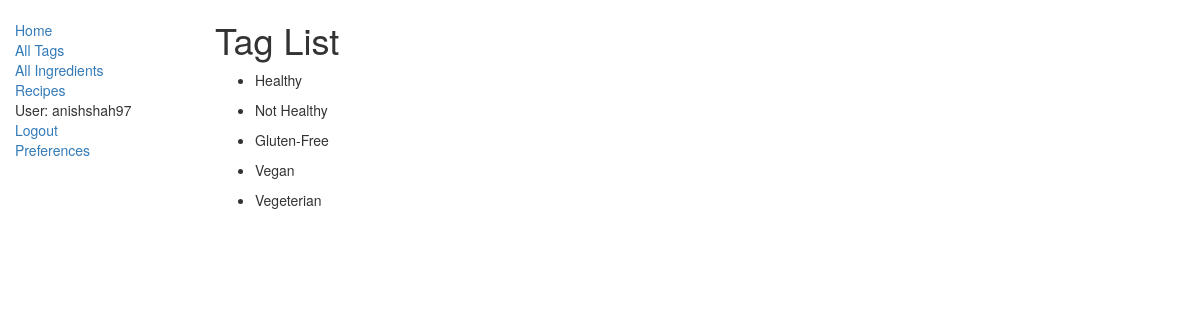
The app's page /dashboard/tags (signed in) with its own data.
### dashboard/models.py (models this page shows, shortened)
class Tag(models.Model):
	tag_id = models.AutoField(primary_key=True)
	tag_name = models.CharField(max_length=30)

### dashboard/views.py (the view)
# urls.py: url(r'tags', views.TagListView.as_view(), name='tags'),
class TagListView(LoginRequiredMixin, generic.ListView):
	model = Tag

### dashboard/templates/dashboard/tag_list.html
{% extends "base_generic.html" %}
{% block content %}
    <h1>Tag List</h1>
    {% if tag_list %}
    <ul>
      {% for tag in tag_list %}
      <li>
        <p>{{ tag.tag_name }}</p>
      </li>
      {% endfor %}
    </ul>
    {% else %}
      <p>There are no Tags to classify your food. Like how there is no god.</p>
    {% endif %}
{% endblock %}

### dashboard/templates/base_generic.html (shortened to what this page needs)
<!DOCTYPE html>
<html lang="en">
<head>
    <link rel="stylesheet" href="https://maxcdn.bootstrapcdn.com/bootstrap/3.3.7/css/bootstrap.min.css">
    {% load static %}
    <link rel="stylesheet" href="{% static 'css/styles.css' %}">
</head>
<body>
    <div class="container-fluid">
        <div class="row">
            <div class="col-sm-2">
                {% block sidebar %}
                <ul class="sidebar-nav">
                    <li><a href="{% url 'index' %}">Home</a></li>
                    <li><a href="{% url 'tags' %}">All Tags</a></li>
                    <li><a href="{% url 'ingredients' %}">All Ingredients</a></li>
                    <li><a href="{% url 'recipes' %}">Recipes</a><li>
                    {% if user.is_authenticated %}
                    <li>User: {{ user.get_username }}</li>
                    <li><a href="{% url 'logout'%}?next=/dashboard/">Logout</a></li>
                    <li><a href="{% url 'preferences'%}?next=/dashboard/">Preferences</a></li>
                    {% else %}
                    <li><a href="{% url 'login'%}?next=/dashboard/">Login</a></li>
                    <li><a href="{% url 'signup'%}?next=/dashboard/">Register</a></li>
                    {% endif %}
                </ul>
                {% endblock %}
            </div>
            <div class="col-sm-10 ">
                {% block content %}{% endblock %}
            </div>
        </div>
    </div>
</body>
</html>

### dashboard/static/css/styles.css (style rules this page uses)
.sidebar-nav { margin-top: 20px; padding: 0; list-style: none; }

### records on screen
Tag: tag_name "Healthy"
Tag: tag_name "Not Healthy"
Tag: tag_name "Gluten-Free"
Tag: tag_name "Vegan"
Tag: tag_name "Vegeterian"

### other values on screen
{{ user.get_username }} "anishshah97"
